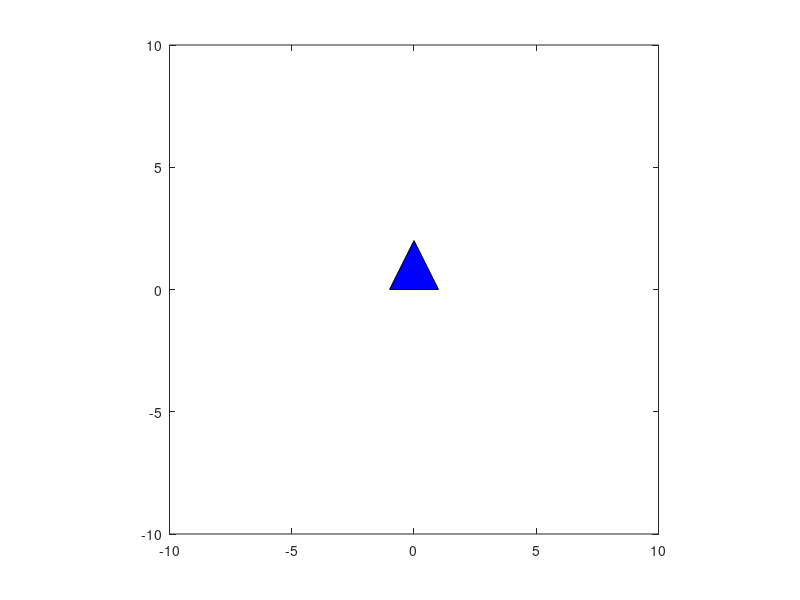

This figure's MATLAB source: (Note: this script raises an error after producing the figure.)
clc; clear; close all;

P1 = [-1 0]';
P2 = [1 0]';
P3 = [0 2]';

A1 = [P1 P2 P3];
A1 = [A1 
    1 1 1];

h = fill(A1(1,:), A1(2,:),'b');
axis([-10 10 -10 10]);
axis square
hold on 

N = 50;

t1 = transGeom(1,4,0);
t2 = transGeom(0,0, deg2rad(80));
t3 = transGeom(2, -5, 0);

for n = linspace(0, 1, N)
    t1 = transGeom(3*n,4*n,0);
    An = t1* A1;

    h.Vertices = An';
    pause(0.1);
end
N = 50
for r = linspace(0, 1, N)
    t2 = transGeom(0,0,deg2rad(80));
    An = t2 * An;
    %fill(An(1,:), An(2,:), 'c');
    h.Vertices = An';
    pause(0.1)
end

for n = linspace(0, 1, N)
    t3 = transGeom(2*n,-5*n,0);
    An = t3* An;

    h.Vertices = An';
    pause(0.1);
end
